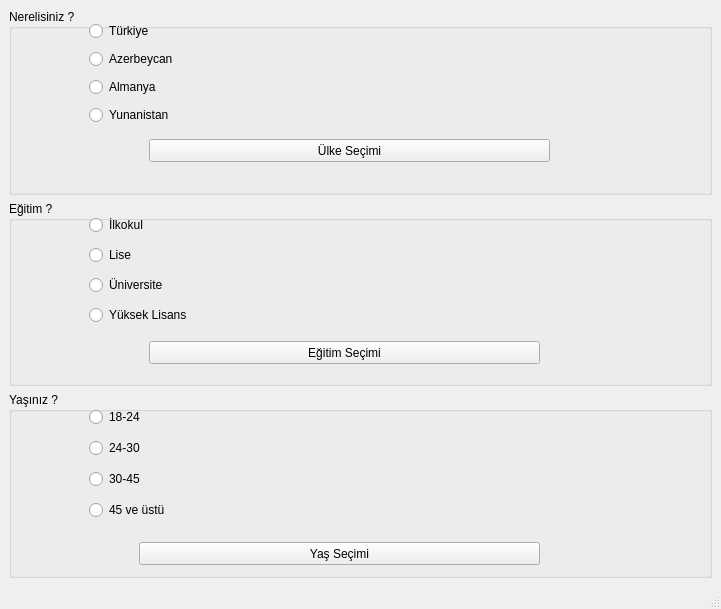
<?xml version="1.0" encoding="UTF-8"?>
<ui version="4.0">
 <class>MainWindow</class>
 <widget class="QMainWindow" name="MainWindow">
  <property name="geometry">
   <rect>
    <x>0</x>
    <y>0</y>
    <width>721</width>
    <height>609</height>
   </rect>
  </property>
  <property name="windowTitle">
   <string>MainWindow</string>
  </property>
  <widget class="QWidget" name="centralwidget">
   <layout class="QGridLayout" name="gridLayout_2">
    <item row="2" column="0">
     <widget class="QGroupBox" name="groupBox_yas">
      <property name="title">
       <string>Yaşınız ?</string>
      </property>
      <widget class="QWidget" name="verticalLayoutWidget_3">
       <property name="geometry">
        <rect>
         <x>80</x>
         <y>10</y>
         <width>531</width>
         <height>126</height>
        </rect>
       </property>
       <layout class="QGridLayout" name="gridLayout_4">
        <item row="1" column="0">
         <widget class="QRadioButton" name="radio_24_30">
          <property name="text">
           <string>24-30</string>
          </property>
         </widget>
        </item>
        <item row="0" column="0">
         <widget class="QRadioButton" name="radio_18_24">
          <property name="text">
           <string>18-24</string>
          </property>
         </widget>
        </item>
        <item row="3" column="0">
         <widget class="QRadioButton" name="radio_45ust">
          <property name="text">
           <string>45 ve üstü</string>
          </property>
         </widget>
        </item>
        <item row="1" column="1">
         <widget class="QLabel" name="lbl_yas">
          <property name="text">
           <string/>
          </property>
         </widget>
        </item>
        <item row="2" column="0">
         <widget class="QRadioButton" name="radio_30_45">
          <property name="text">
           <string>30-45</string>
          </property>
         </widget>
        </item>
       </layout>
      </widget>
      <widget class="QPushButton" name="pushButton_3">
       <property name="geometry">
        <rect>
         <x>130</x>
         <y>150</y>
         <width>401</width>
         <height>23</height>
        </rect>
       </property>
       <property name="text">
        <string>Yaş Seçimi</string>
       </property>
      </widget>
     </widget>
    </item>
    <item row="0" column="0">
     <widget class="QGroupBox" name="groupBox_ulke">
      <property name="title">
       <string>Nerelisiniz ?</string>
      </property>
      <widget class="QWidget" name="verticalLayoutWidget">
       <property name="geometry">
        <rect>
         <x>80</x>
         <y>10</y>
         <width>531</width>
         <height>111</height>
        </rect>
       </property>
       <layout class="QGridLayout" name="gridLayout">
        <item row="1" column="0">
         <widget class="QRadioButton" name="radip_azer">
          <property name="text">
           <string>Azerbeycan</string>
          </property>
         </widget>
        </item>
        <item row="1" column="1">
         <widget class="QLabel" name="lbl_ulke">
          <property name="text">
           <string/>
          </property>
         </widget>
        </item>
        <item row="0" column="0">
         <widget class="QRadioButton" name="radio_turk">
          <property name="text">
           <string>Türkiye</string>
          </property>
         </widget>
        </item>
        <item row="3" column="0">
         <widget class="QRadioButton" name="radi_yun">
          <property name="text">
           <string>Yunanistan</string>
          </property>
         </widget>
        </item>
        <item row="2" column="0">
         <widget class="QRadioButton" name="radio_alman">
          <property name="text">
           <string>Almanya</string>
          </property>
         </widget>
        </item>
       </layout>
      </widget>
      <widget class="QPushButton" name="pushButton">
       <property name="geometry">
        <rect>
         <x>140</x>
         <y>130</y>
         <width>401</width>
         <height>23</height>
        </rect>
       </property>
       <property name="text">
        <string>Ülke Seçimi</string>
       </property>
      </widget>
     </widget>
    </item>
    <item row="1" column="0">
     <widget class="QGroupBox" name="groupBox_egitim">
      <property name="title">
       <string>Eğitim ?</string>
      </property>
      <widget class="QWidget" name="verticalLayoutWidget_2">
       <property name="geometry">
        <rect>
         <x>80</x>
         <y>10</y>
         <width>531</width>
         <height>119</height>
        </rect>
       </property>
       <layout class="QGridLayout" name="gridLayout_3">
        <item row="3" column="0">
         <widget class="QRadioButton" name="radio_yuk">
          <property name="text">
           <string>Yüksek Lisans</string>
          </property>
         </widget>
        </item>
        <item row="2" column="0">
         <widget class="QRadioButton" name="radio_ni">
          <property name="text">
           <string>Üniversite</string>
          </property>
         </widget>
        </item>
        <item row="0" column="0">
         <widget class="QRadioButton" name="radio_ilk">
          <property name="text">
           <string>İlkokul</string>
          </property>
         </widget>
        </item>
        <item row="1" column="0">
         <widget class="QRadioButton" name="radio_lise">
          <property name="text">
           <string>Lise</string>
          </property>
         </widget>
        </item>
        <item row="1" column="1">
         <widget class="QLabel" name="lbl_egitim">
          <property name="text">
           <string/>
          </property>
         </widget>
        </item>
       </layout>
      </widget>
      <widget class="QPushButton" name="pushButton_2">
       <property name="geometry">
        <rect>
         <x>140</x>
         <y>140</y>
         <width>391</width>
         <height>23</height>
        </rect>
       </property>
       <property name="text">
        <string>Eğitim Seçimi</string>
       </property>
      </widget>
     </widget>
    </item>
   </layout>
  </widget>
  <widget class="QMenuBar" name="menubar">
   <property name="geometry">
    <rect>
     <x>0</x>
     <y>0</y>
     <width>721</width>
     <height>21</height>
    </rect>
   </property>
  </widget>
  <widget class="QStatusBar" name="statusbar"/>
 </widget>
 <resources/>
 <connections/>
</ui>
